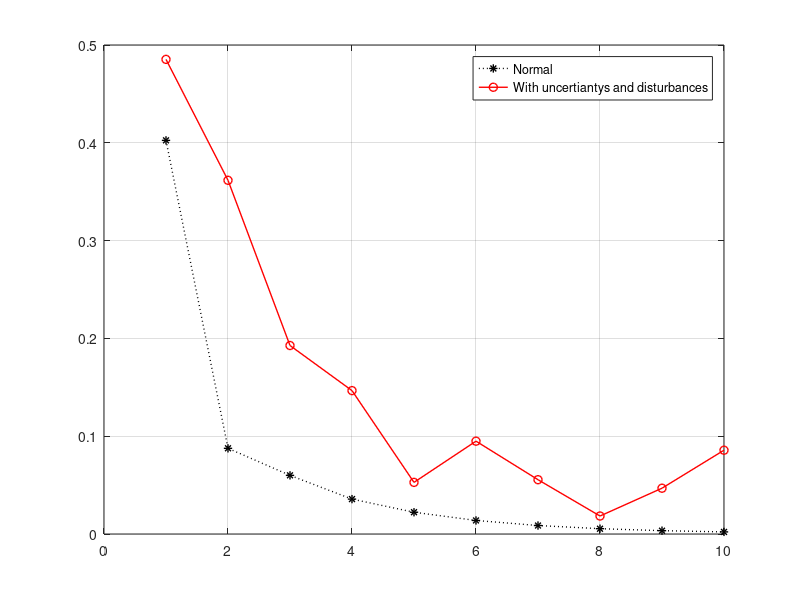

MATLAB code to generate this figure:
font_size = 14;
line_width = 1;

load e_dock_C3
load e_dock_C3_U1
load e_dock_C3_U2


% figure(1)
% set(gca,'FontSize',font_size)
% xlabel('k','fontsize',font_size+5,'fontname','Times New Roman')
% ylabel('e_d_o_c_k(m)','fontsize',font_size+5,'fontname','Times New Roman')
% plot(e_dock_C3,'k:*','linewidth',line_width)
% hold on
% plot(e_dock_C3_U1,'b--+','linewidth',line_width)
% plot(e_dock_C3_U2,'r-o','linewidth',line_width)
% legend('Normal','With uncertiantys and disturbances (i), (ii), (iii)','With uncertiantys and disturbances (i), (ii), (iii), (iv)')
% hold off
% grid on 

figure(2)
set(gca,'FontSize',font_size)
xlabel('k','fontsize',font_size+5,'fontname','Times New Roman')
ylabel('e_d_o_c_k(m)','fontsize',font_size+5,'fontname','Times New Roman')
plot(e_dock_C3,'k:*','linewidth',line_width)
hold on
plot(e_dock_C3_U2,'r-o','linewidth',line_width)
legend('Normal','With uncertiantys and disturbances')
hold off
grid on